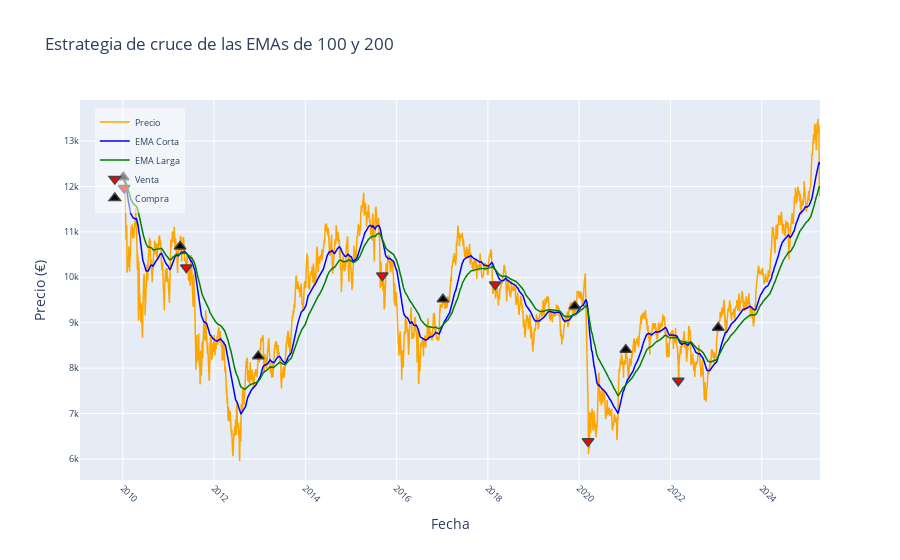
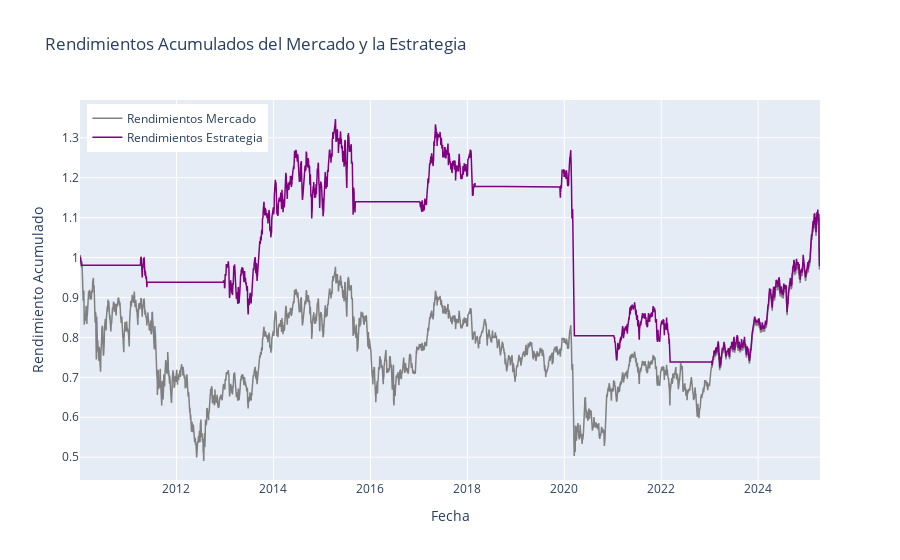

Notebook source saved alongside these figures, in order:
### Markdown cell above
## Análisis del período 2010-01-04 a 2025-04-12

### Code cell
# Ejemplo de uso (asumiendo que el bloque if __name__ == "__main__": de antes existe)
if __name__ == "__main__":
    importador = ImportarCotizaciones()
    all_value_closures, value_closures, all_benchmark_closures, benchmark_close = importador.solicitar_datos()

    ticker = importador.ticker
    benchmark_ticker = importador.benchmark_ticker
    start_date = importador.start_date
    end_date = importador.end_date

    short_period = 100
    long_period = 200
    initial_capital = 100000
    ventana_moda = 20

    # Instanciación y ejecución de la estrategia
    cruce_emas = EMAsStrategy(all_value_closures, value_closures,all_benchmark_closures, benchmark_close,
                 ticker, benchmark_ticker,start_date, end_date, short_period, long_period, initial_capital, ventana_moda)
    cruce_emas.imprimir_advertencia()
    cruce_emas.run_strategy()

    print ('\nEvolución del capital invertido\n')
    print(cruce_emas.capital_evolution[['Date', 'Close', 'Position',  'Buy_sell_signals', 'Shares', 'Remainder', 'Buy&SellCapital', 'Buy&HoldCapital']].to_string())

### Figure 1 — Plotly figure (JSON) as saved in the notebook; plotly's stock layout.template omitted (floating-point values rounded to 4 significant figures; data arrays with more than 128 entries replaced by an {"elided": "..."} marker saying what was removed)
{"data": [{"line": {"color": "orange", "width": 1.5}, "mode": "lines", "name": "Precio", "type": "scatter", "x": {"elided": "3908 str values"}, "y": {"elided": "3908 float values"}}, {"line": {"color": "blue", "width": 1.5}, "mode": "lines", "name": "EMA Corta", "type": "scatter", "x": {"elided": "3908 str values"}, "y": {"elided": "3908 float values"}}, {"line": {"color": "green", "width": 1.5}, "mode": "lines", "name": "EMA Larga", "type": "scatter", "x": {"elided": "3908 str values"}, "y": {"elided": "3908 float values"}}, {"marker": {"color": "red", "line": {"width": 1.5}, "size": 10, "symbol": "triangle-down"}, "mode": "markers", "name": "Venta", "type": "scatter", "x": ["2010-01-12T00:00:00", "2011-05-25T00:00:00", "2015-09-09T00:00:00", "2018-02-28T00:00:00", "2020-03-12T00:00:00", "2022-03-04T00:00:00"], "y": [11970.0, 10220.0, 10040.0, 9840.0, 6391.0, 7721.0]}, {"marker": {"color": "black", "line": {"width": 1.5}, "size": 10, "symbol": "triangle-up"}, "mode": "markers", "name": "Compra", "type": "scatter", "x": ["2010-01-05T00:00:00", "2011-04-05T00:00:00", "2012-12-20T00:00:00", "2017-01-06T00:00:00", "2019-11-27T00:00:00", "2021-01-08T00:00:00", "2023-01-17T00:00:00"], "y": [12200.0, 10680.0, 8264.0, 9516.0, 9363.0, 8408.0, 8890.0]}], "layout": {"autosize": true, "legend": {"bgcolor": "rgba(255, 255, 255, 0.5)", "bordercolor": "rgba(0, 0, 0, 0.5)", "font": {"size": 9}, "x": 0.02, "y": 0.98}, "title": {"text": "Estrategia de cruce de las EMAs de 100 y 200"}, "xaxis": {"autorange": true, "range": ["2009-01-26 22:00:52.1563", "2025-04-11"], "tickangle": 45, "tickfont": {"size": 9}, "title": {"text": "Fecha"}, "type": "date"}, "yaxis": {"autorange": true, "range": [5538.0, 13900.0], "tickfont": {"size": 9}, "title": {"text": "Precio (€)"}, "type": "linear"}}}

### Figure 2 — Plotly figure (JSON) as saved in the notebook; plotly's stock layout.template omitted (floating-point values rounded to 4 significant figures; data arrays with more than 128 entries replaced by an {"elided": "..."} marker saying what was removed)
{"data": [{"line": {"color": "gray", "width": 1.5}, "mode": "lines", "name": "Rendimientos Mercado", "type": "scatter", "x": {"elided": "3908 str values"}, "y": {"elided": "3908 float values"}}, {"line": {"color": "purple", "width": 1.5}, "mode": "lines", "name": "Rendimientos Estrategia", "type": "scatter", "x": {"elided": "3908 str values"}, "y": {"elided": "3908 float values"}}], "layout": {"autosize": true, "legend": {"x": 0.01, "y": 0.99}, "title": {"text": "Rendimientos Acumulados del Mercado y la Estrategia"}, "xaxis": {"autorange": true, "range": ["2010-01-04", "2025-04-11"], "title": {"text": "Fecha"}, "type": "date"}, "yaxis": {"autorange": true, "range": [0.4428, 1.395], "title": {"text": "Rendimiento Acumulado"}, "type": "linear"}}}
